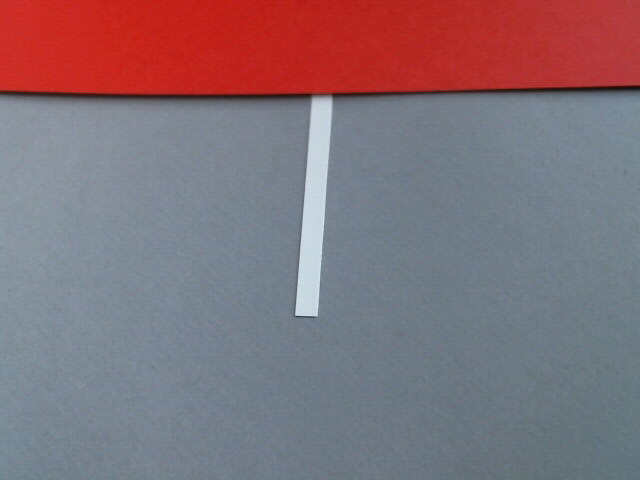
#> input picture r+d/images/alignment_line_red_test_image.jpg, 640 x 480 px
$ python -i distance_test.py   (imports and definitions only)   (older library calls are emulated)
#> lines starting #> are read from the running program, lines starting #| are printed output that depends on the picture
#> further down, picture is the input picture: shape (480, 640, 3); mean B, G, R 120.3, 112.5, 131.5
import cv2
import numpy
import math
from enum import Enum

class GripPipeline:
    """
    An OpenCV pipeline generated by GRIP.
    """

    def __init__(self):
        """initializes all values to presets or None if need to be set
        """

        self.__blur_type = BlurType.Box_Blur
        self.__blur_radius = 3.1361550229474773

        self.blur_output = None

        self.__cv_extractchannel_src = self.blur_output
        self.__cv_extractchannel_channel = 1.0

        self.cv_extractchannel_output = None

        self.__cv_threshold_src = self.cv_extractchannel_output
        self.__cv_threshold_thresh = 70.0
        self.__cv_threshold_maxval = 255.0
        self.__cv_threshold_type = cv2.THRESH_BINARY

        self.cv_threshold_output = None

        self.__mask_input = self.blur_output
        self.__mask_mask = self.cv_threshold_output

        self.mask_output = None

        self.__normalize_input = self.mask_output
        self.__normalize_type = cv2.NORM_MINMAX
        self.__normalize_alpha = 0.0
        self.__normalize_beta = 255.0

        self.normalize_output = None

        self.__hsv_threshold_input = self.normalize_output
        self.__hsv_threshold_hue = [55.932203389830505, 74.11764705882355]
        self.__hsv_threshold_saturation = [165.67796610169492, 255.0]
        self.__hsv_threshold_value = [89.40754176319959, 255.0]

        self.hsv_threshold_output = None

        self.__cv_erode_src = self.hsv_threshold_output
        self.__cv_erode_kernel = None
        self.__cv_erode_anchor = (-1, -1)
        self.__cv_erode_iterations = 5.0
        self.__cv_erode_bordertype = cv2.BORDER_CONSTANT
        self.__cv_erode_bordervalue = (-1)

        self.cv_erode_output = None

        self.__cv_dilate_src = self.cv_erode_output
        self.__cv_dilate_kernel = None
        self.__cv_dilate_anchor = (-1, -1)
        self.__cv_dilate_iterations = 5.0
        self.__cv_dilate_bordertype = cv2.BORDER_CONSTANT
        self.__cv_dilate_bordervalue = (-1)

        self.cv_dilate_output = None

        self.__find_contours_input = self.cv_dilate_output
        self.__find_contours_external_only = True

        self.find_contours_output = None

        self.__filter_contours_contours = self.find_contours_output
        self.__filter_contours_min_area = 125.0
        self.__filter_contours_min_perimeter = 0.0
        self.__filter_contours_min_width = 0.0
        self.__filter_contours_max_width = 1000.0
        self.__filter_contours_min_height = 0.0
        self.__filter_contours_max_height = 1000.0
        self.__filter_contours_solidity = [60.263653483992464, 100]
        self.__filter_contours_max_vertices = 1000000.0
        self.__filter_contours_min_vertices = 0.0
        self.__filter_contours_min_ratio = 0.1
        self.__filter_contours_max_ratio = 0.9

        self.filter_contours_output = None


    def process(self, source0):
        """
        Runs the pipeline and sets all outputs to new values.
        """
        # Step Blur0:
        self.__blur_input = source0
        (self.blur_output) = self.__blur(self.__blur_input, self.__blur_type, self.__blur_radius)

        # Step CV_extractChannel0:
        self.__cv_extractchannel_src = self.blur_output
        (self.cv_extractchannel_output) = self.__cv_extractchannel(self.__cv_extractchannel_src, self.__cv_extractchannel_channel)

        # Step CV_Threshold0:
        self.__cv_threshold_src = self.cv_extractchannel_output
        (self.cv_threshold_output) = self.__cv_threshold(self.__cv_threshold_src, self.__cv_threshold_thresh, self.__cv_threshold_maxval, self.__cv_threshold_type)

        # Step Mask0:
        self.__mask_input = self.blur_output
        self.__mask_mask = self.cv_threshold_output
        (self.mask_output) = self.__mask(self.__mask_input, self.__mask_mask)

        # Step Normalize0:
        self.__normalize_input = self.mask_output
        (self.normalize_output) = self.__normalize(self.__normalize_input, self.__normalize_type, self.__normalize_alpha, self.__normalize_beta)

        # Step HSV_Threshold0:
        self.__hsv_threshold_input = self.normalize_output
        (self.hsv_threshold_output) = self.__hsv_threshold(self.__hsv_threshold_input, self.__hsv_threshold_hue, self.__hsv_threshold_saturation, self.__hsv_threshold_value)

        # Step CV_erode0:
        self.__cv_erode_src = self.hsv_threshold_output
        (self.cv_erode_output) = self.__cv_erode(self.__cv_erode_src, self.__cv_erode_kernel, self.__cv_erode_anchor, self.__cv_erode_iterations, self.__cv_erode_bordertype, self.__cv_erode_bordervalue)

        # Step CV_dilate0:
        self.__cv_dilate_src = self.cv_erode_output
        (self.cv_dilate_output) = self.__cv_dilate(self.__cv_dilate_src, self.__cv_dilate_kernel, self.__cv_dilate_anchor, self.__cv_dilate_iterations, self.__cv_dilate_bordertype, self.__cv_dilate_bordervalue)

        # Step Find_Contours0:
        self.__find_contours_input = self.cv_dilate_output
        (self.find_contours_output) = self.__find_contours(self.__find_contours_input, self.__find_contours_external_only)

        # Step Filter_Contours0:
        self.__filter_contours_contours = self.find_contours_output
        (self.filter_contours_output) = self.__filter_contours(self.__filter_contours_contours, self.__filter_contours_min_area, self.__filter_contours_min_perimeter, self.__filter_contours_min_width, self.__filter_contours_max_width, self.__filter_contours_min_height, self.__filter_contours_max_height, self.__filter_contours_solidity, self.__filter_contours_max_vertices, self.__filter_contours_min_vertices, self.__filter_contours_min_ratio, self.__filter_contours_max_ratio)


    @staticmethod
    def __blur(src, type, radius):
        """Softens an image using one of several filters.
        Args:
            src: The source mat (numpy.ndarray).
            type: The blurType to perform represented as an int.
            radius: The radius for the blur as a float.
        Returns:
            A numpy.ndarray that has been blurred.
        """
#> called with radius = 3.14
        if(type is BlurType.Box_Blur):
            ksize = int(2 * round(radius) + 1)
            return cv2.blur(src, (ksize, ksize))
        elif(type is BlurType.Gaussian_Blur):
            ksize = int(6 * round(radius) + 1)
            return cv2.GaussianBlur(src, (ksize, ksize), round(radius))
        elif(type is BlurType.Median_Filter):
            ksize = int(2 * round(radius) + 1)
            return cv2.medianBlur(src, ksize)
        else:
            return cv2.bilateralFilter(src, -1, round(radius), round(radius))

    @staticmethod
    def __cv_extractchannel(src, channel):
        """Extracts given channel from an image.
        Args:
            src: A numpy.ndarray.
            channel: Zero indexed channel number to extract.
        Returns:
             The result as a numpy.ndarray.
        """
#> called with channel = 1
        return cv2.extractChannel(src, (int) (channel + 0.5))
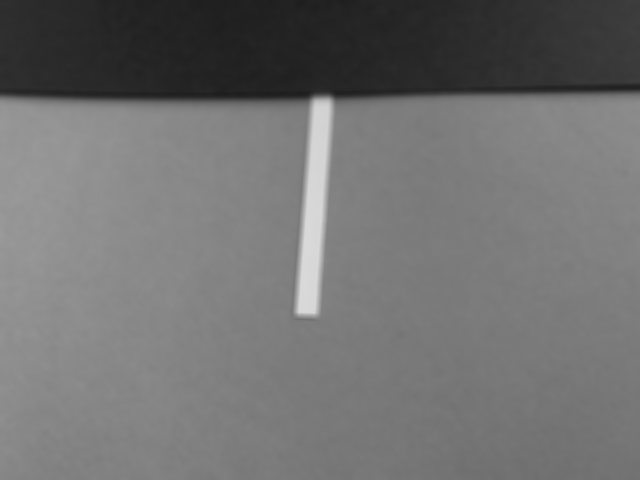
#> returned value: shape (480, 640); min 30, max 218, mean 112.5

    @staticmethod
    def __cv_threshold(src, thresh, max_val, type):
        """Apply a fixed-level threshold to each array element in an image
        Args:
            src: A numpy.ndarray.
            thresh: Threshold value.
            max_val: Maximum value for THRES_BINARY and THRES_BINARY_INV.
            type: Opencv enum.
        Returns:
            A black and white numpy.ndarray.
        """
        return cv2.threshold(src, thresh, max_val, type)[1]

    @staticmethod
    def __mask(input, mask):
        """Filter out an area of an image using a binary mask.
        Args:
            input: A three channel numpy.ndarray.
            mask: A black and white numpy.ndarray.
        Returns:
            A three channel numpy.ndarray.
        """
        return cv2.bitwise_and(input, input, mask=mask)
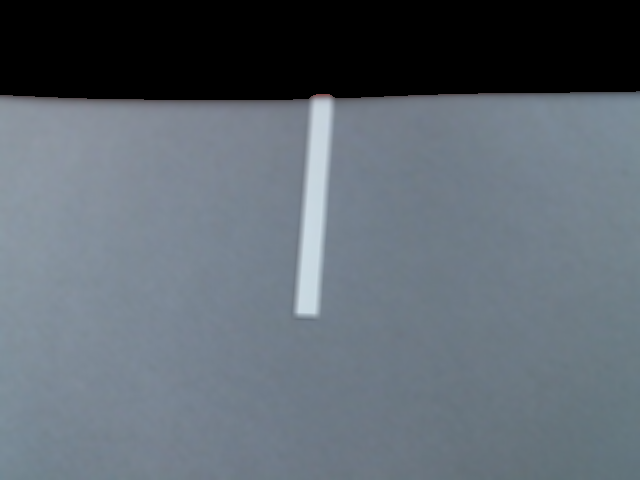
#> returned value: shape (480, 640, 3); mean of channels 0, 1, 2 113, 104.1, 94.8; drawn as B, G, R

    @staticmethod
    def __normalize(input, type, a, b):
        """Normalizes or remaps the values of pixels in an image.
        Args:
            input: A numpy.ndarray.
            type: Opencv enum.
            a: The minimum value.
            b: The maximum value.
        Returns:
            A numpy.ndarray of the same type as the input.
        """
#> called with type = 32, a = 0, b = 255
        return cv2.normalize(input, None, a, b, type)

    @staticmethod
    def __hsv_threshold(input, hue, sat, val):
        """Segment an image based on hue, saturation, and value ranges.
        Args:
            input: A BGR numpy.ndarray.
            hue: A list of two numbers the are the min and max hue.
            sat: A list of two numbers the are the min and max saturation.
            lum: A list of two numbers the are the min and max value.
        Returns:
            A black and white numpy.ndarray.
        """
        out = cv2.cvtColor(input, cv2.COLOR_BGR2HSV)
#> out: shape (480, 640, 3); mean H, S, V 83.9, 33, 127
        return cv2.inRange(out, (hue[0], sat[0], val[0]),  (hue[1], sat[1], val[1]))
#> returned value: shape (480, 640); every value is 0

    @staticmethod
    def __cv_erode(src, kernel, anchor, iterations, border_type, border_value):
        """Expands area of lower value in an image.
        Args:
           src: A numpy.ndarray.
           kernel: The kernel for erosion. A numpy.ndarray.
           iterations: the number of times to erode.
           border_type: Opencv enum that represents a border type.
           border_value: value to be used for a constant border.
        Returns:
            A numpy.ndarray after erosion.
        """
        return cv2.erode(src, kernel, anchor, iterations = (int) (iterations +0.5),
                            borderType = border_type, borderValue = border_value)

    @staticmethod
    def __cv_dilate(src, kernel, anchor, iterations, border_type, border_value):
        """Expands area of higher value in an image.
        Args:
           src: A numpy.ndarray.
           kernel: The kernel for dilation. A numpy.ndarray.
           iterations: the number of times to dilate.
           border_type: Opencv enum that represents a border type.
           border_value: value to be used for a constant border.
        Returns:
            A numpy.ndarray after dilation.
        """
        return cv2.dilate(src, kernel, anchor, iterations = (int) (iterations +0.5),
                            borderType = border_type, borderValue = border_value)

    @staticmethod
    def __find_contours(input, external_only):
        """Sets the values of pixels in a binary image to their distance to the nearest black pixel.
        Args:
            input: A numpy.ndarray.
            external_only: A boolean. If true only external contours are found.
        Return:
            A list of numpy.ndarray where each one represents a contour.
        """
        if(external_only):
            mode = cv2.RETR_EXTERNAL
        else:
            mode = cv2.RETR_LIST
        method = cv2.CHAIN_APPROX_SIMPLE
        im2, contours, hierarchy =cv2.findContours(input, mode=mode, method=method)
        return contours

    @staticmethod
    def __filter_contours(input_contours, min_area, min_perimeter, min_width, max_width,
                        min_height, max_height, solidity, max_vertex_count, min_vertex_count,
                        min_ratio, max_ratio):
        """Filters out contours that do not meet certain criteria.
        Args:
            input_contours: Contours as a list of numpy.ndarray.
            min_area: The minimum area of a contour that will be kept.
            min_perimeter: The minimum perimeter of a contour that will be kept.
            min_width: Minimum width of a contour.
            max_width: MaxWidth maximum width.
            min_height: Minimum height.
            max_height: Maximimum height.
            solidity: The minimum and maximum solidity of a contour.
            min_vertex_count: Minimum vertex Count of the contours.
            max_vertex_count: Maximum vertex Count.
            min_ratio: Minimum ratio of width to height.
            max_ratio: Maximum ratio of width to height.
        Returns:
            Contours as a list of numpy.ndarray.
        """
#> called with min_area = 125, min_perimeter = 0, min_width = 0, max_width = 1000, min_height = 0, max_height = 1000, max_vertex_count = 1000000, min_vertex_count = 0
        output = []
        for contour in input_contours:
            x,y,w,h = cv2.boundingRect(contour)
            if (w < min_width or w > max_width):
                continue
            if (h < min_height or h > max_height):
                continue
            area = cv2.contourArea(contour)
            if (area < min_area):
                continue
            if (cv2.arcLength(contour, True) < min_perimeter):
                continue
            hull = cv2.convexHull(contour)
            solid = 100 * area / cv2.contourArea(hull)
            if (solid < solidity[0] or solid > solidity[1]):
                continue
            if (len(contour) < min_vertex_count or len(contour) > max_vertex_count):
                continue
            ratio = (float)(w) / h
            if (ratio < min_ratio or ratio > max_ratio):
                continue
            output.append(contour)
        return output


BlurType = Enum('BlurType', 'Box_Blur Gaussian_Blur Median_Filter Bilateral_Filter')

>>> import cv2
>>> picture = cv2.imread('images/alignment_line_red_test_image.jpg')
>>> result = GripPipeline().process(picture)

$ run again, on r+d/images/alignment_line_w_blue_test_image.jpg
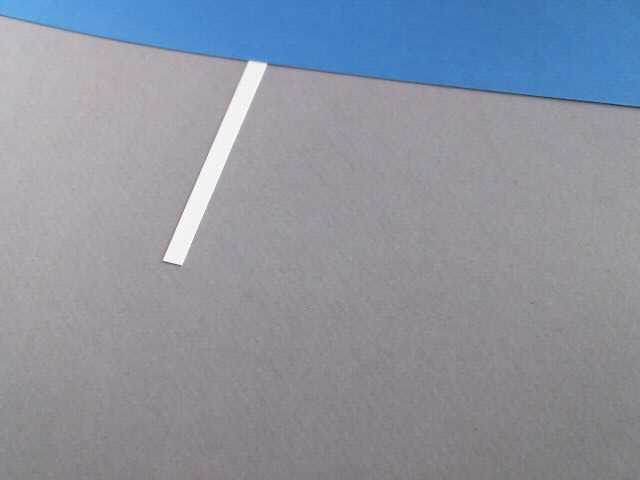
#> input picture r+d/images/alignment_line_w_blue_test_image.jpg, 640 x 480 px
#> picture is the input picture: shape (480, 640, 3); mean B, G, R 160.7, 146.9, 142
#> in __cv_extractchannel, `return cv2.extractChannel(src, (int) (channel + 0.5))`:
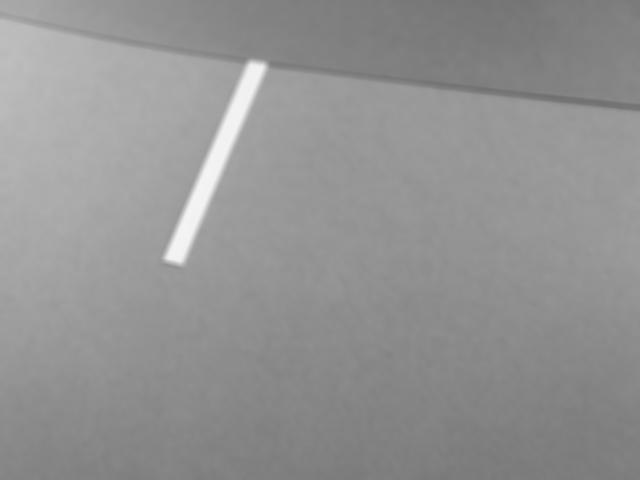
#> returned value: shape (480, 640); min 113, max 244, mean 146.9
#> in __normalize, `return cv2.normalize(input, None, a, b, type)`:
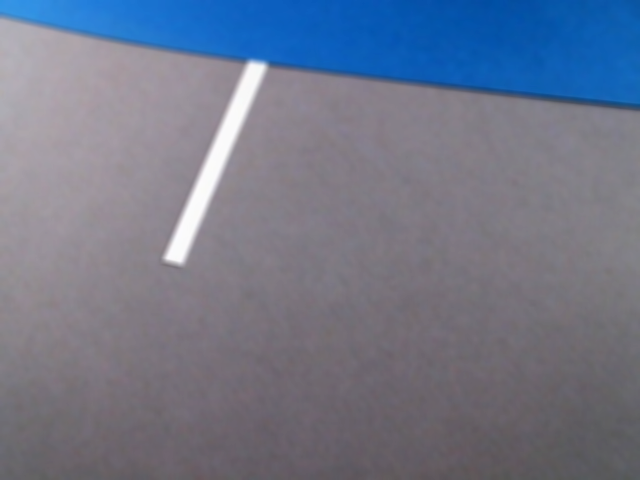
#> returned value: shape (480, 640, 3); mean of channels 0, 1, 2 138.1, 119.2, 112.5; drawn as B, G, R
#> out: shape (480, 640, 3); mean H, S, V 136.6, 46.9, 138.4

$ run again, on r+d/images/frc-ball-1.jpg
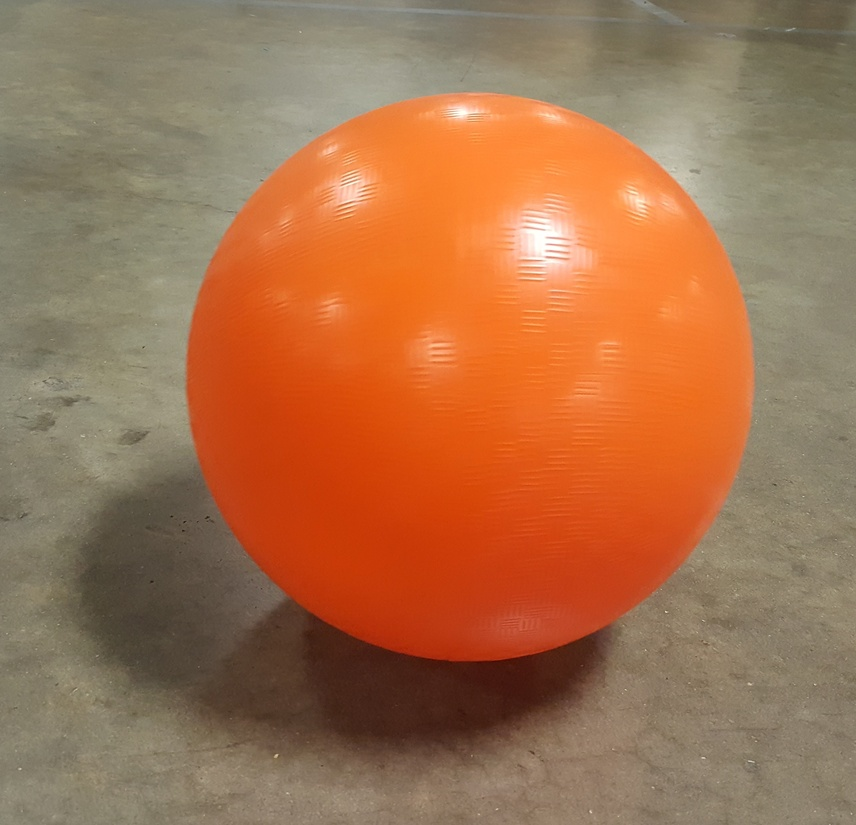
#> input picture r+d/images/frc-ball-1.jpg, 856 x 825 px, shrunk from 2862 x 2759 before the run
#> picture is the input picture: shape (825, 856, 3); mean B, G, R 77.9, 113.5, 164.6
#> in __cv_extractchannel, `return cv2.extractChannel(src, (int) (channel + 0.5))`:
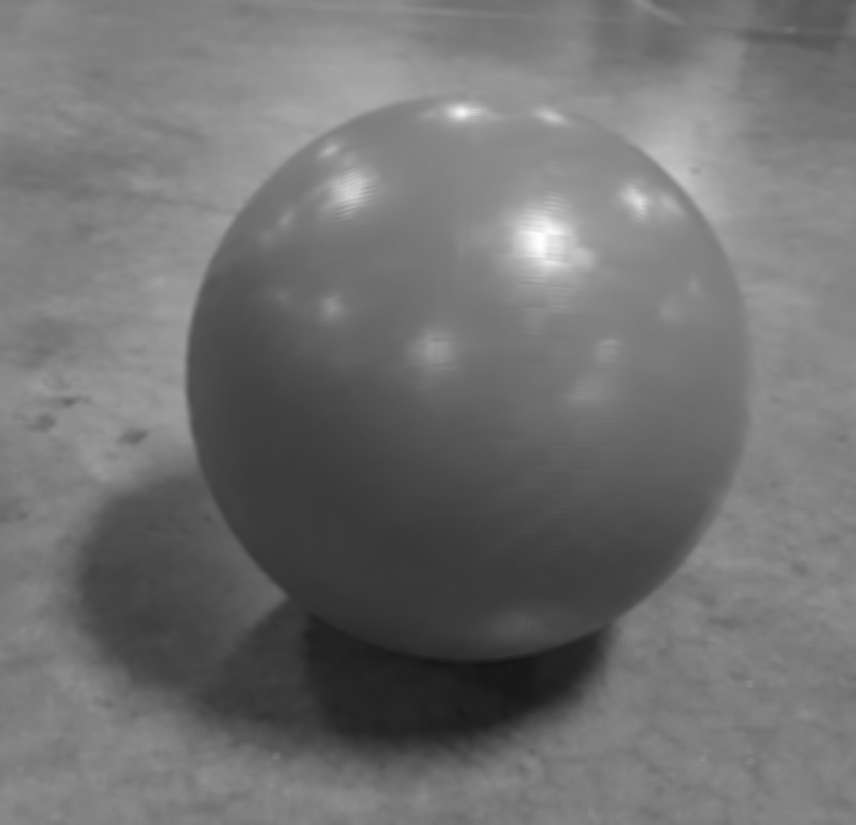
#> returned value: shape (825, 856); min 20, max 254, mean 113.5
#> in __mask, `return cv2.bitwise_and(input, input, mask=mask)`:
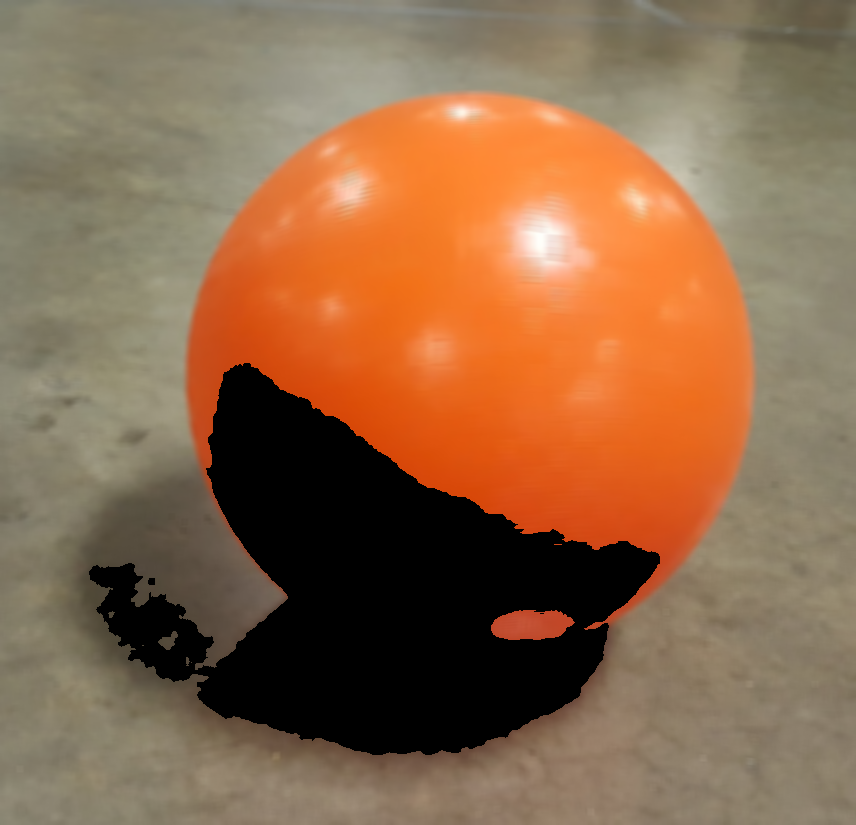
#> returned value: shape (825, 856, 3); mean of channels 0, 1, 2 74.5, 105, 141.8; drawn as B, G, R
#> out: shape (825, 856, 3); mean H, S, V 15.6, 87.9, 141.8
